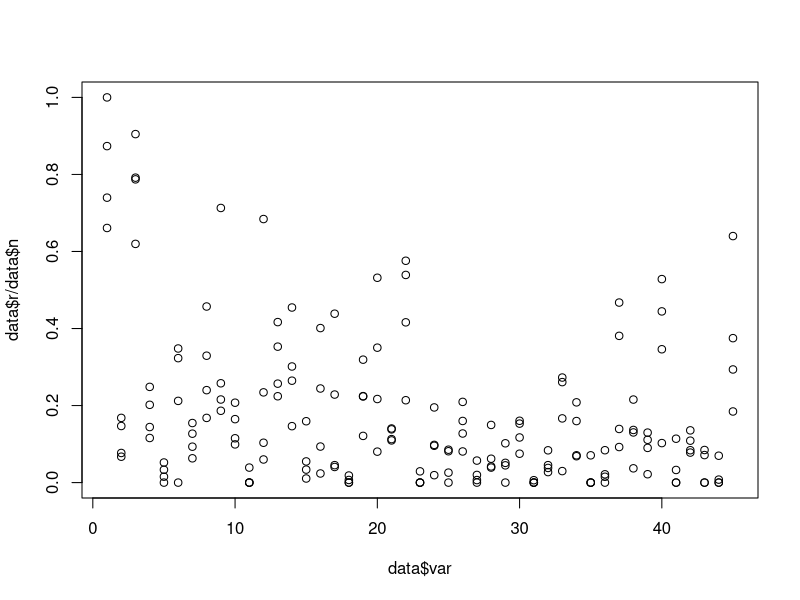

Recreate this plot in R.
## HEADER ####
## Who: <YOUR NAME>
## https://dsgarage.netlify.app/
## What: 3.3 Git repo script
## Last edited: <DATE TODAY in yyyy-mm-dd format)
####

## CONTENTS ####
## 01 Setup
## 02 Graph

## 01 Setup ####
# Get the data set up
mydir <- "D:/Dropbox/git/DSgarage/public/data" # << change to yours!
setwd(mydir)

library(openxlsx)
data <- read.xlsx("3.3-cane.xlsx")

## 02 Graph ####
# Make a plot showing the proportion of diseased stems per plot
# (variable "r" / variable "n")
# as a function of cane variety (variable "var")
plot(y = data$r/data$n, 
     x = data$var)



